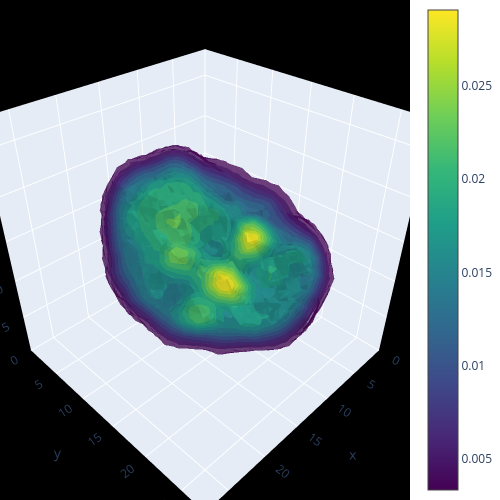

Notebook code cell kept with this figure:
### Code cell
tomodpdt.plotting.visualize_3d_volume(
    tomographic_model.volume.cpu().detach().numpy(),
)

### Figure 1 — Plotly figure (JSON) as saved in the notebook; plotly's stock layout.template omitted (floating-point values rounded to 4 significant figures; data arrays with more than 128 entries replaced by an {"elided": "..."} marker saying what was removed)
{"data": [{"caps": {"x": {"show": false}, "y": {"show": false}, "z": {"show": false}}, "colorscale": [[0, "#440154"], [0.1111, "#482878"], [0.2222, "#3e4989"], [0.3333, "#31688e"], [0.4444, "#26828e"], [0.5556, "#1f9e89"], [0.6667, "#35b779"], [0.7778, "#6ece58"], [0.8889, "#b5de2b"], [1, "#fde725"]], "isomax": 0.02905, "isomin": 0.003336, "opacity": 0.5, "surface": {"count": 15}, "type": "isosurface", "value": {"elided": "21952 float values"}, "x": {"elided": "21952 int values"}, "y": {"elided": "21952 int values"}, "z": {"elided": "21952 int values"}}], "layout": {"height": 500, "margin": {"b": 0, "l": 0, "r": 0, "t": 0}, "scene": {"bgcolor": "black", "camera": {"eye": {"x": 1.25, "y": 1.25, "z": 1.25}}, "xaxis": {"range": [0, 28]}, "yaxis": {"range": [0, 28]}, "zaxis": {"range": [0, 28]}}, "width": 500}}
